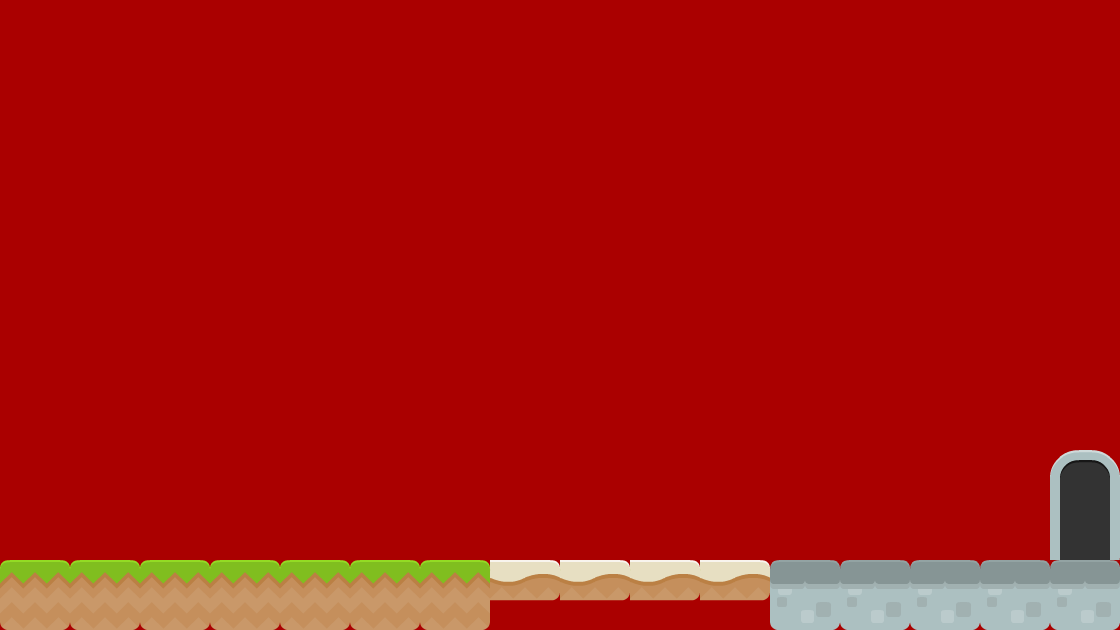

A level layout from a 2D game, rendered from its tile map. Below: a short description, then the map file with tile-grid data replaced by summaries:
An orthogonal 16x9 tile map with 70x70 px tiles, 2 tile layers (background, collision), 2 tilesets and 6 objects (levelTrigger).

<map version="1.0" orientation="orthogonal" renderorder="right-down" width="16" height="9" tilewidth="70" tileheight="70" backgroundcolor="#aa0000">
 <tileset firstgid="1" name="background-tiles" tilewidth="70" tileheight="70">
  <image source="../img/background-tiles.png" width="910" height="910" />
 </tileset>
 <tileset firstgid="170" name="meta-tiles" tilewidth="70" tileheight="70">
  <image source="../img/meta-tiles.png" width="350" height="70" />
  <tile id="4">
   <properties>
    <property name="type" value="solid" />
   </properties>
  </tile>
 </tileset>
 <layer name="background" width="16" height="9">
  <data>[144 cells, 18 non-empty, 5 distinct tile ids]</data>
 </layer>
 <layer name="collision" width="16" height="9" opacity="0">
  <data>[144 cells, 16 non-empty, 1 distinct tile ids]</data>
 </layer>
 <objectgroup name="trigger-entities">
  <object name="levelTrigger" x="1004" y="366" width="122" height="198">
   <properties>
    <property name="level" value="MarioLevelII" />
    <property name="xSpawn" value="90" />
    <property name="ySpawn" value="0" />
   </properties>
  </object>
  <object x="1126" y="564" height="2" />
  <object x="1056" y="344" />
  <object x="1050" y="362" height="2" />
  <object x="1050" y="366" height="2" />
  <object x="828" y="322" />
 </objectgroup>
</map>
